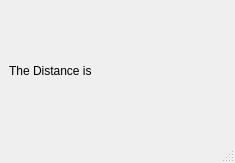
<?xml version="1.0" encoding="UTF-8"?>
<ui version="4.0">
 <class>MainWindow</class>
 <widget class="QMainWindow" name="MainWindow">
  <property name="geometry">
   <rect>
    <x>0</x>
    <y>0</y>
    <width>235</width>
    <height>163</height>
   </rect>
  </property>
  <property name="windowTitle">
   <string>MainWindow</string>
  </property>
  <widget class="QWidget" name="centralwidget">
   <layout class="QVBoxLayout" name="verticalLayout">
    <item>
     <widget class="QLabel" name="label">
      <property name="text">
       <string>The Distance is </string>
      </property>
     </widget>
    </item>
   </layout>
  </widget>
  <widget class="QMenuBar" name="menubar">
   <property name="geometry">
    <rect>
     <x>0</x>
     <y>0</y>
     <width>235</width>
     <height>24</height>
    </rect>
   </property>
  </widget>
  <widget class="QStatusBar" name="statusbar"/>
 </widget>
 <resources/>
 <connections/>
</ui>
